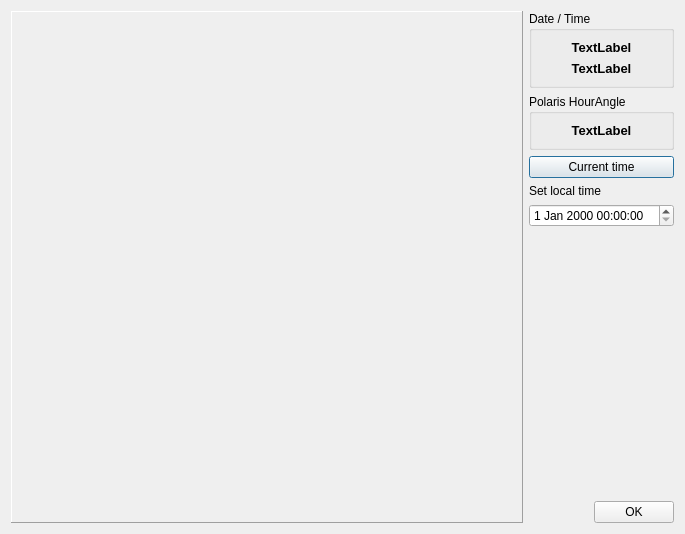
<?xml version="1.0" encoding="UTF-8"?>
<ui version="4.0">
 <class>CPolarisHourAngle</class>
 <widget class="QDialog" name="CPolarisHourAngle">
  <property name="geometry">
   <rect>
    <x>0</x>
    <y>0</y>
    <width>683</width>
    <height>532</height>
   </rect>
  </property>
  <property name="windowTitle">
   <string>Polaris Hour Angle</string>
  </property>
  <layout class="QVBoxLayout" name="verticalLayout_2">
   <item>
    <layout class="QHBoxLayout" name="horizontalLayout">
     <item>
      <widget class="QFrame" name="frame">
       <property name="sizePolicy">
        <sizepolicy hsizetype="Fixed" vsizetype="Fixed">
         <horstretch>0</horstretch>
         <verstretch>0</verstretch>
        </sizepolicy>
       </property>
       <property name="minimumSize">
        <size>
         <width>512</width>
         <height>512</height>
        </size>
       </property>
       <property name="frameShape">
        <enum>QFrame::Panel</enum>
       </property>
       <property name="frameShadow">
        <enum>QFrame::Raised</enum>
       </property>
      </widget>
     </item>
     <item>
      <layout class="QVBoxLayout" name="verticalLayout">
       <item>
        <widget class="QGroupBox" name="groupBox">
         <property name="title">
          <string>Date / Time</string>
         </property>
         <layout class="QVBoxLayout" name="verticalLayout_4">
          <item>
           <layout class="QVBoxLayout" name="verticalLayout_3">
            <item>
             <widget class="QLabel" name="labelDate">
              <property name="font">
               <font>
                <pointsize>10</pointsize>
                <weight>75</weight>
                <bold>true</bold>
               </font>
              </property>
              <property name="text">
               <string>TextLabel</string>
              </property>
              <property name="alignment">
               <set>Qt::AlignCenter</set>
              </property>
             </widget>
            </item>
            <item>
             <widget class="QLabel" name="labelTime">
              <property name="font">
               <font>
                <pointsize>10</pointsize>
                <weight>75</weight>
                <bold>true</bold>
               </font>
              </property>
              <property name="text">
               <string>TextLabel</string>
              </property>
              <property name="alignment">
               <set>Qt::AlignCenter</set>
              </property>
             </widget>
            </item>
           </layout>
          </item>
         </layout>
        </widget>
       </item>
       <item>
        <widget class="QGroupBox" name="groupBox_2">
         <property name="title">
          <string>Polaris HourAngle</string>
         </property>
         <layout class="QVBoxLayout" name="verticalLayout_6">
          <item>
           <layout class="QVBoxLayout" name="verticalLayout_5">
            <item>
             <widget class="QLabel" name="labelPolarisHA">
              <property name="font">
               <font>
                <pointsize>10</pointsize>
                <weight>75</weight>
                <bold>true</bold>
               </font>
              </property>
              <property name="text">
               <string>TextLabel</string>
              </property>
              <property name="alignment">
               <set>Qt::AlignCenter</set>
              </property>
             </widget>
            </item>
           </layout>
          </item>
         </layout>
        </widget>
       </item>
       <item>
        <widget class="QPushButton" name="pushButton">
         <property name="text">
          <string>Current time</string>
         </property>
        </widget>
       </item>
       <item>
        <widget class="QLabel" name="label">
         <property name="text">
          <string>Set local time</string>
         </property>
        </widget>
       </item>
       <item>
        <widget class="QDateTimeEdit" name="dateTimeEdit">
         <property name="currentSection">
          <enum>QDateTimeEdit::DaySection</enum>
         </property>
         <property name="calendarPopup">
          <bool>false</bool>
         </property>
        </widget>
       </item>
       <item>
        <spacer name="verticalSpacer">
         <property name="orientation">
          <enum>Qt::Vertical</enum>
         </property>
         <property name="sizeHint" stdset="0">
          <size>
           <width>20</width>
           <height>40</height>
          </size>
         </property>
        </spacer>
       </item>
       <item>
        <layout class="QHBoxLayout" name="horizontalLayout_2">
         <item>
          <spacer name="horizontalSpacer">
           <property name="orientation">
            <enum>Qt::Horizontal</enum>
           </property>
           <property name="sizeHint" stdset="0">
            <size>
             <width>40</width>
             <height>20</height>
            </size>
           </property>
          </spacer>
         </item>
         <item>
          <widget class="QPushButton" name="pushButton_2">
           <property name="text">
            <string>OK</string>
           </property>
          </widget>
         </item>
        </layout>
       </item>
      </layout>
     </item>
    </layout>
   </item>
  </layout>
 </widget>
 <resources/>
 <connections/>
</ui>
